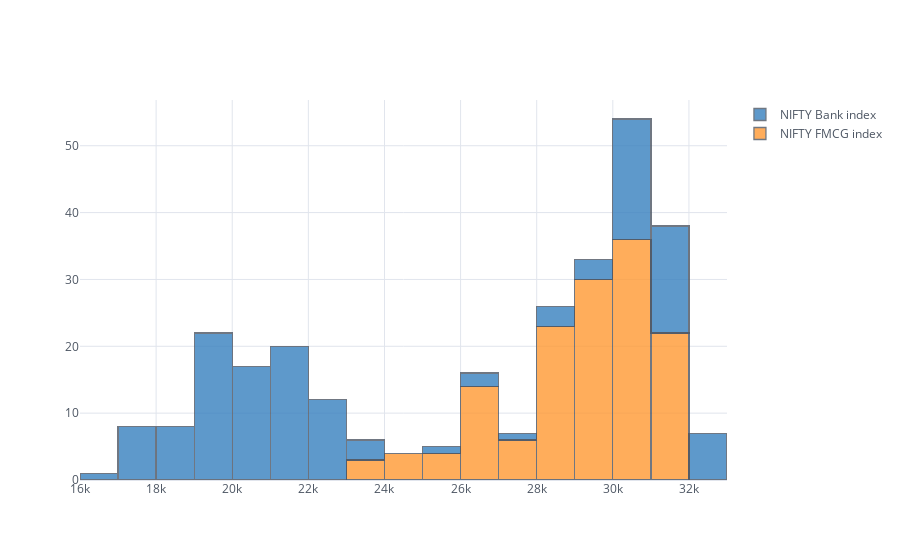

The notebook cell saved with this chart:
### Code cell
# Stacked Histogram
dataset[['NIFTY FMCG index', 'NIFTY Bank index']].iplot(kind='hist', barmode='stack',bins=30);

### Figure 1 — Plotly figure (JSON) as saved in the notebook; plotly's stock layout.template omitted (floating-point values rounded to 4 significant figures; data arrays with more than 128 entries replaced by an {"elided": "..."} marker saying what was removed)
{"data": [{"histfunc": "count", "histnorm": "", "marker": {"color": "rgba(255, 153, 51, 1.0)", "line": {"color": "#4D5663", "width": 1.3}}, "name": "NIFTY FMCG index", "nbinsx": 30, "opacity": 0.8, "orientation": "v", "type": "histogram", "x": {"elided": "142 float values"}}, {"histfunc": "count", "histnorm": "", "marker": {"color": "rgba(55, 128, 191, 1.0)", "line": {"color": "#4D5663", "width": 1.3}}, "name": "NIFTY Bank index", "nbinsx": 30, "opacity": 0.8, "orientation": "v", "type": "histogram", "x": {"elided": "142 float values"}}], "layout": {"barmode": "stack", "legend": {"bgcolor": "#FFFFFF", "font": {"color": "#4D5663"}}, "paper_bgcolor": "#FFFFFF", "plot_bgcolor": "#FFFFFF", "title": {"font": {"color": "#4D5663"}}, "xaxis": {"gridcolor": "#E1E5ED", "showgrid": true, "tickfont": {"color": "#4D5663"}, "title": {"font": {"color": "#4D5663"}, "text": ""}, "zerolinecolor": "#E1E5ED"}, "yaxis": {"gridcolor": "#E1E5ED", "showgrid": true, "tickfont": {"color": "#4D5663"}, "title": {"font": {"color": "#4D5663"}, "text": ""}, "zerolinecolor": "#E1E5ED"}}}
